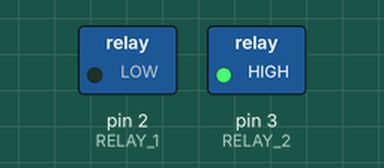
Recording of a sketch running on a simulated Arduino Uno, built with avr-gcc and run on an emulated ATmega328P. Shown: switched loads named in the sketch (green lamp = pin HIGH). Dashed ring = blinking. What the sketch prints to the serial monitor is not drawn.

Above: at 0.7 s.
Timing chart, 0 to 4.9 s (numbered marks = the images above):
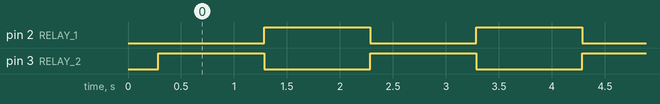

Measured:
- by itself, pin 2 (RELAY_1), pin 3 (RELAY_2): alternates HIGH for 1.0 s and LOW for 1.0 s

The sketch:

Arduino_NANO_Relay.ino
```cpp
/***********************************************************************
 * Project      :     Arduino_NANO_Relay
 * Description  :     Relay 2 channel test
 * Author       :     Tenergy Innovation Co., Ltd.
 * Date         :     14 Nov 2018
 * Revision     :     1.0
 * Rev1.0       :     Original
 * website      :     http://www.tenergyinnovation.co.th
 * Facebook     :     https://www.facebook.com/tenergy.innovation
 * Email        :     uten.boonliam@innovation.co.th
 * TEL          :     089-140-7205
 ***********************************************************************/

/**************************************/
/*         GPIO define                */
/**************************************/
#define RELAY_2   3
#define RELAY_1   2

/**************************************/
/*         constant define            */
/**************************************/
#define ON    LOW
#define OFF   HIGH

 /***********************************************************************
 * FUNCTION:    setup
 * DESCRIPTION: setup process
 * PARAMETERS:  nothing
 * RETURNED:    nothing
 ***********************************************************************/
void setup() {

  // put your setup code here, to run once:
  Serial.begin(9600);
  Serial.println("************************************************");
  Serial.println("Project      :  Arduino_NANO_Relay");
  Serial.println("Author       :  Tenergy Innovation Co., Ltd.");
  Serial.println("Date         :  14 Nov 2018");
  Serial.println("website      :  http://www.tenergyinnovation.co.th");
  Serial.println("Email        :  uten.boonliam@innovation.co.th");
  Serial.println("TEL          :  089-140-7205");
  Serial.println("************************************************");
  pinMode(RELAY_1,OUTPUT);
  pinMode(RELAY_2,OUTPUT);

  digitalWrite(RELAY_1,LOW);
  digitalWrite(RELAY_2,LOW);

}

/***********************************************************************
 * FUNCTION:    loop
 * DESCRIPTION: loop process
 * PARAMETERS:  nothing
 * RETURNED:    nothing
 ***********************************************************************/
void loop() {
  // put your main code here, to run repeatedly:
  digitalWrite(RELAY_1,ON);
  digitalWrite(RELAY_2,OFF);

  delay(1000);
  digitalWrite(RELAY_1,OFF);
  digitalWrite(RELAY_2,ON);

  delay(1000);

}
```
